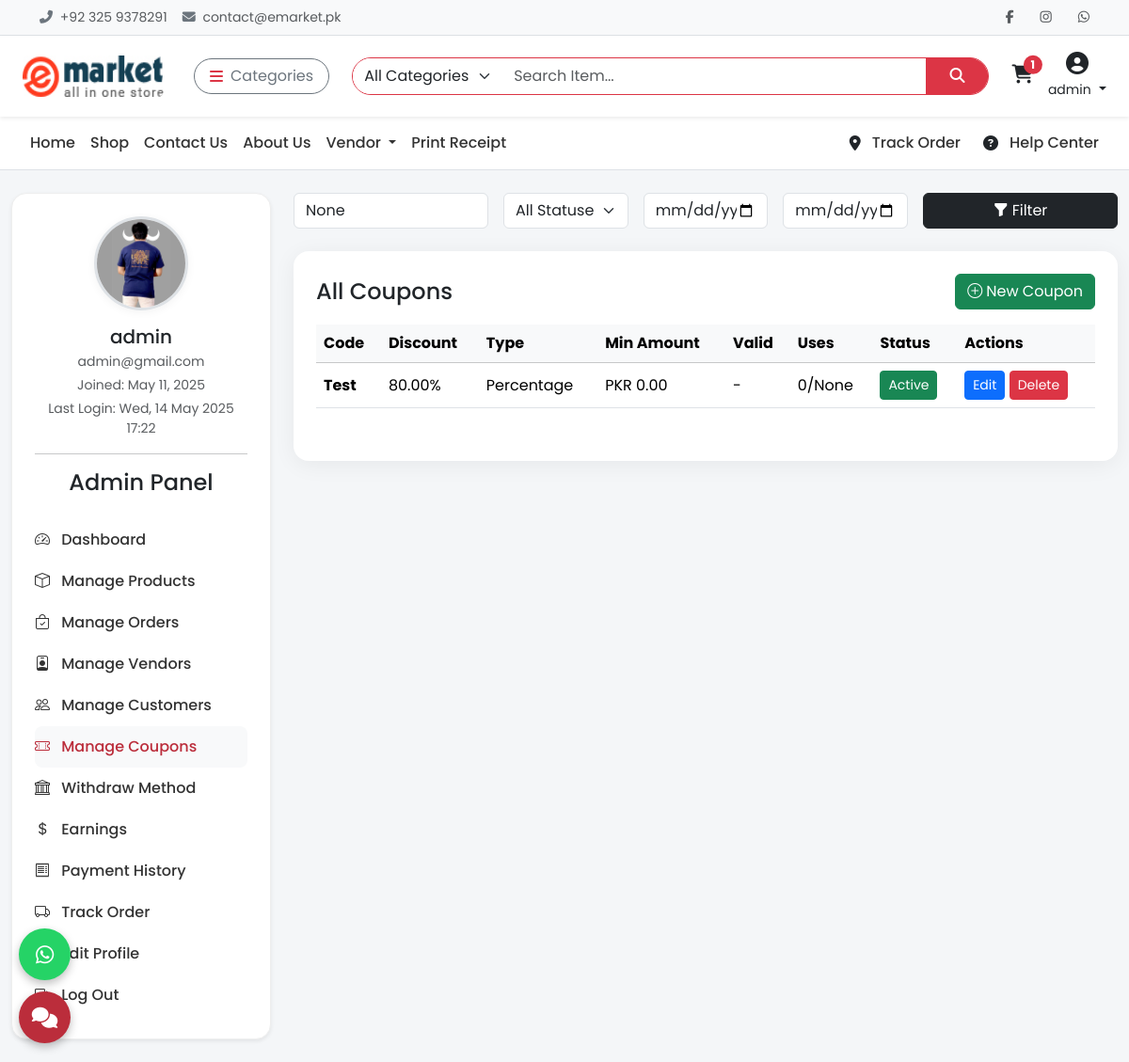
Page /admin-panel/coupons (signed in) on the committed database.
### eMarket/api/models.py (models this page shows, shortened)
class Cart(models.Model):
    user = models.ForeignKey(settings.AUTH_USER_MODEL, on_delete=models.CASCADE, null=True, blank=True)
    session_key = models.CharField(max_length=40, null=True, blank=True)
    created_at = models.DateTimeField(auto_now_add=True)
    coupon = models.ForeignKey(Coupon, on_delete=models.SET_NULL, null=True, blank=True)
    total = models.DecimalField(max_digits=10, decimal_places=2, default=0)
    def total_amount(self):
        return self.total
    @property
    def total_items(self):
        return sum(item.quantity for item in self.items.all())
    @staticmethod
    def get_or_create_cart(request):
        if request.user.is_authenticated:
            cart, _ = Cart.objects.get_or_create(user=request.user, session_key=None)
        else:
            session_key = request.session.session_key
            if not session_key:
                request.session.create()
                session_key = request.session.session_key
            cart, _ = Cart.objects.get_or_create(user=None, session_key=session_key)
        return cart

class CartItem(models.Model):
    cart = models.ForeignKey(Cart, related_name='items', on_delete=models.CASCADE)
    product = models.ForeignKey('Product', on_delete=models.CASCADE)
    color = models.ForeignKey('ProductColorVariant', on_delete=models.SET_NULL, null=True, blank=True)
    size = models.ForeignKey('ProductSizeVariant', on_delete=models.SET_NULL, null=True, blank=True)
    quantity = models.PositiveIntegerField(default=1)
    @property
    def total_price(self):
        base_price = self.product.base_price
        color_price = self.color.price if self.color else Decimal(0)
        size_price = self.size.price if self.size else Decimal(0)
        return (base_price + color_price + size_price) * self.quantity

class CustomUser(AbstractUser):
    email = models.EmailField(unique=True)
    phone = models.CharField(max_length=20, blank=True)
    profile_image = models.ImageField(upload_to='profiles/', blank=True, null=True)
    is_vendor = models.BooleanField(default=False)
    is_customer = models.BooleanField(default=True)
    address = models.TextField(blank=True)

class Coupon(models.Model):
    DISCOUNT_TYPE_CHOICES = (
        ('percentage', 'Percentage'),
        ('fixed', 'Fixed Amount'),
    )
    code = models.CharField(max_length=20, unique=True)
    discount = models.DecimalField(max_digits=8, decimal_places=2)
    discount_type = models.CharField(max_length=10, choices=DISCOUNT_TYPE_CHOICES, default='percentage')
    active = models.BooleanField(default=True)
    created_at = models.DateTimeField(auto_now_add=True)
    expiry_date = models.DateTimeField(null=True, blank=True)
    valid_from = models.DateTimeField(null=True, blank=True)
    valid_to = models.DateTimeField(null=True, blank=True)
    min_cart_amount = models.DecimalField(max_digits=10, decimal_places=2, default=0)
    max_uses = models.PositiveIntegerField(null=True, blank=True)
    uses_count = models.PositiveIntegerField(default=0)
    applicable_products = models.ManyToManyField('Product', blank=True)
    applicable_users = models.ManyToManyField('CustomUser', blank=True)

### eMarket/api/adminviews.py (the view)
# urls.py: path('admin-panel/coupons', adminviews.admin_coupon_list, name='admin_coupon_list'),
@user_passes_test(is_admin)
def admin_coupon_list(request):
    coupons = Coupon.objects.all().order_by('-created_at')
    query = request.GET.get('q')
    status = request.GET.get('status')
    start_date = request.GET.get('start_date')
    end_date = request.GET.get('end_date')
    if query:
        coupons = coupons.filter(code__icontains=query)
    if status == 'active':
        coupons = coupons.filter(active=True)
    elif status == 'inactive':
        coupons = coupons.filter(active=False)
    if start_date:
        coupons = coupons.filter(created_at__date__gte=parse_date(start_date))
    if end_date:
        coupons = coupons.filter(created_at__date__lte=parse_date(end_date))
    paginator = Paginator(coupons, 10)
    page_number = request.GET.get('page')
    page_obj = paginator.get_page(page_number)
    return render(request, 'admin/admin_coupon_list.html', {
        'coupons': page_obj,
        'query': query,
        'status': status,
        'start_date': start_date,
        'end_date': end_date
    })

### eMarket/api/adminviews.py (called while the page is built)
def is_admin(user):
    return user.is_superuser

### eMarket/api/context_processors.py (called while the page is built)
def cart_total_items(request):
    cart = Cart.get_or_create_cart(request)
    return {'cart': cart}

### eMarket/templates/admin/admin_coupon_list.html (shortened to what this page needs)
{% extends 'base.html' %}
{% load static %}
{% block content %}
<div class="container-fluid mt-4">
  <div class="row">
    <div class="col-lg-3 mb-4">
      <div class="sidebar p-4 bg-white shadow-sm rounded-4">
        <div class="text-center">
          <img src="{% if request.user.profile_image %}{{ request.user.profile_image.url }}{% else %}{% static 'images/default-user.png' %}{% endif %}" class="user-img mb-3" alt="User Image">
          <h5 class="mb-1">{{ request.user.username }}</h5>
          <p class="text-muted small mb-1">{{ request.user.email }}</p>
          <p class="small text-muted mb-1">Joined: {{ request.user.date_joined|date:"M d, Y" }}</p>
          {% if request.user.last_login %}
            <p class="small text-muted">Last Login: {{ request.user.last_login|date:"D, d M Y H:i" }}</p>
          {% else %}
            <p class="small text-muted">First login detected</p>
          {% endif %}
        </div>
        <hr>
        <div class="nav flex-column">
          {% include 'includes/sidebar_admin.html' %}
        </div>
      </div>
    </div>
    <div class="col-lg-9">
      <form method="get" class="row g-3 mb-4">
        <div class="col-md-3">
          <input type="text" name="q" class="form-control" placeholder="Search by code" value="{{ query }}">
        </div>
        <div class="col-md-2">
          <select name="status" class="form-select">
            <option value="">All Statuses</option>
          </select>
        </div>
        <div class="col-md-2">
          <input type="date" name="start_date" class="form-control" value="{{ start_date }}">
        </div>
        <div class="col-md-2">
          <input type="date" name="end_date" class="form-control" value="{{ end_date }}">
        </div>
        <div class="col-md-3">
          <button type="submit" class="btn btn-dark w-100"><i class="bi bi-funnel-fill me-1"></i>Filter</button>
        </div>
      </form>
      <div class="card p-4">
        <div class="d-flex justify-content-between align-items-center mb-3">
          <h4 class="mb-0">All Coupons</h4>
          <a href="{% url 'admin-coupon-create' %}" class="btn btn-success"><i class="bi bi-plus-circle me-1"></i>New Coupon</a>
        </div>
        <div class="table-responsive">
          <table class="table table-hover align-middle">
            <thead class="table-light">
              <tr>
                <th>Code</th>
                <th>Discount</th>
                <th>Type</th>
                <th>Min Amount</th>
                <th>Valid</th>
                <th>Uses</th>
                <th>Status</th>
                <th>Actions</th>
              </tr>
            </thead>
            <tbody>
              {% for coupon in coupons %}
              <tr>
                <td><strong>{{ coupon.code }}</strong></td>
                <td>
                  {% if coupon.discount_type == 'percentage' %}
                    {{ coupon.discount }}%
                  {% else %}
                    PKR{{ coupon.discount }}
                  {% endif %}
                </td>
                <td class="text-capitalize">{{ coupon.discount_type }}</td>
                <td>PKR {{ coupon.min_cart_amount }}</td>
                <td>{{ coupon.valid_from|date:"M d, Y" }} - {{ coupon.valid_to|date:"M d, Y" }}</td>
                <td>{{ coupon.uses_count }}/{{ coupon.max_uses }}</td>
                <td>
                  <button type="button" class="btn btn-sm {% if coupon.active %}btn-success{% else %}btn-secondary{% endif %} toggle-status-btn" data-id="{{ coupon.id }}">
                    {% if coupon.active %}Active{% else %}Inactive{% endif %}
                  </button>
                </td>
                <td>
                  <a href="{% url 'admin-coupon-edit' coupon.id %}" class="btn btn-sm btn-primary">Edit</a>
                  <a href="{% url 'admin-coupon-delete' coupon.id %}" class="btn btn-sm btn-danger" onclick="return confirm('Delete this coupon?');">Delete</a>
                </td>
              </tr>
              {% empty %}
              <tr><td colspan="8" class="text-center text-muted">No coupons found.</td></tr>
              {% endfor %}
            </tbody>
          </table>
        </div>
      </div>
    </div>
  </div>
</div>
{% endblock %}

### eMarket/templates/includes/header.html (shortened to what this page needs)
{% load static %}
<div class="topbar border-bottom bg-light py-2 small">
  <div class="container d-flex justify-content-between align-items-center flex-wrap">
    <div class="text-muted d-flex align-items-center gap-3">
      <span><i class="fas fa-phone-alt me-1 text-secondary"></i> +92 325 9378291</span>
      <span><i class="fas fa-envelope me-1 text-secondary"></i> contact@emarket.pk</span>
    </div>
    <div class="d-flex align-items-center gap-3 mt-2 mt-md-0">
      <a href="https://www.facebook.com/ChoudharyMuhammadArslan" class="text-muted"><i class="fab fa-facebook-f"></i></a>
      <a href="https://www.instagram.com/choudharymuhammadarslan/" class="text-muted"><i class="fab fa-instagram"></i></a>
      <a href="https://wa.me/923229989145" class="text-muted"><i class="fab fa-whatsapp"></i></a>
    </div>
  </div>
</div>
<nav class="navbar navbar-expand-lg bg-white shadow-sm py-3 sticky-top">
  <div class="container-fluid px-4">
    <a class="navbar-brand fw-bold me-4 d-flex align-items-center" href="{% url 'home' %}">
      <img src="{% static 'images/logo.jpg' %}" alt="Logo" width="150" height="30" class="me-2 rounded">
    </a>
    <div class="dropdown me-3">
      <button class="btn btn-outline-secondary d-flex align-items-center rounded-pill px-3" type="button" data-bs-toggle="dropdown">
        <i class="fas fa-bars me-2 text-danger"></i> Categories
      </button>
    </div>
    <form class="d-flex flex-grow-1 mx-2" method="GET" action="{% url 'search_products' %}">
      <div class="input-group rounded-pill overflow-hidden border border-danger">
        <select name="category" class="form-select border-0" style="max-width: 160px;">
          <option value="">All Categories</option>
        </select>
        <input type="search" name="q" class="form-control border-0" placeholder="Search Item..." required>
        <button class="btn btn-danger rounded-0 px-4" type="submit"><i class="fas fa-search"></i></button>
      </div>
    </form>
    <div class="d-flex align-items-center ms-3 gap-3">
      <a href="#" id="cart-icon" class="text-dark position-relative" data-bs-toggle="offcanvas" data-bs-target="#cartSidebar">
        <i class="fas fa-shopping-cart fs-5"></i>
        {% if cart.total_items > 0 %}
        <span class="position-absolute top-0 start-100 translate-middle badge rounded-pill bg-danger">
          {{ cart.total_items }}
        </span>
        {% endif %}
        <br>
      </a>
{% if user.is_authenticated %}
  <div class="dropdown text-center">
    <a href="#" class="text-dark text-decoration-none dropdown-toggle" data-bs-toggle="dropdown">
      <i class="fas fa-user-circle fs-4"></i><br>
      <small>{{ user.username }}</small>
    </a>
  </div>
{% else %}
  <a href="#" class="text-dark text-decoration-none text-center" data-bs-toggle="modal" data-bs-target="#loginModal">
    <i class="fas fa-sign-in-alt fs-5"></i><br><small>Login</small>
  </a>
{% endif %}
    </div>
  </div>
</nav>

### eMarket/templates/base.html (style rules this page uses)
* { font-family: 'Poppins', sans-serif; }
body { background-color: #f4f4f4; }
.topbar { background-color: #f8f9fa; font-size: 14px; padding: 6px 0; }
.topbar a { color: #333; margin-left: 12px; transition: color 0.2s ease; }
.navbar-brand img { height: 44px; }

### eMarket/templates/admin/admin_coupon_list.html (style rules this page uses)
body { background-color: #f4f6f8; font-family: 'Poppins', sans-serif; }
.sidebar { border: 1px solid #eee; }
.user-img { width: 100px; height: 100px; object-fit: cover; border-radius: 50%; margin-bottom: 15px; border: 3px solid #dee2e6; box-shadow: 0 2px 10px rgba(0, 0, 0, 0.05); }
.card { border-radius: 16px; box-shadow: 0 4px 24px rgba(0, 0, 0, 0.06); border: none; }

### rows in the picture
Cart: total_items "1"
CustomUser: username "admin", profile_image (picture), user.username "admin", user.email "admin@gmail.com", user.date_joined "May 11, 2025", user.last_login "Wed, 14 May 2025 17:22"
Coupon: code "Test", discount "80.00", discount_type "Percentage", min_cart_amount "0.00", uses_count "0", max_uses "None", active "Active"
